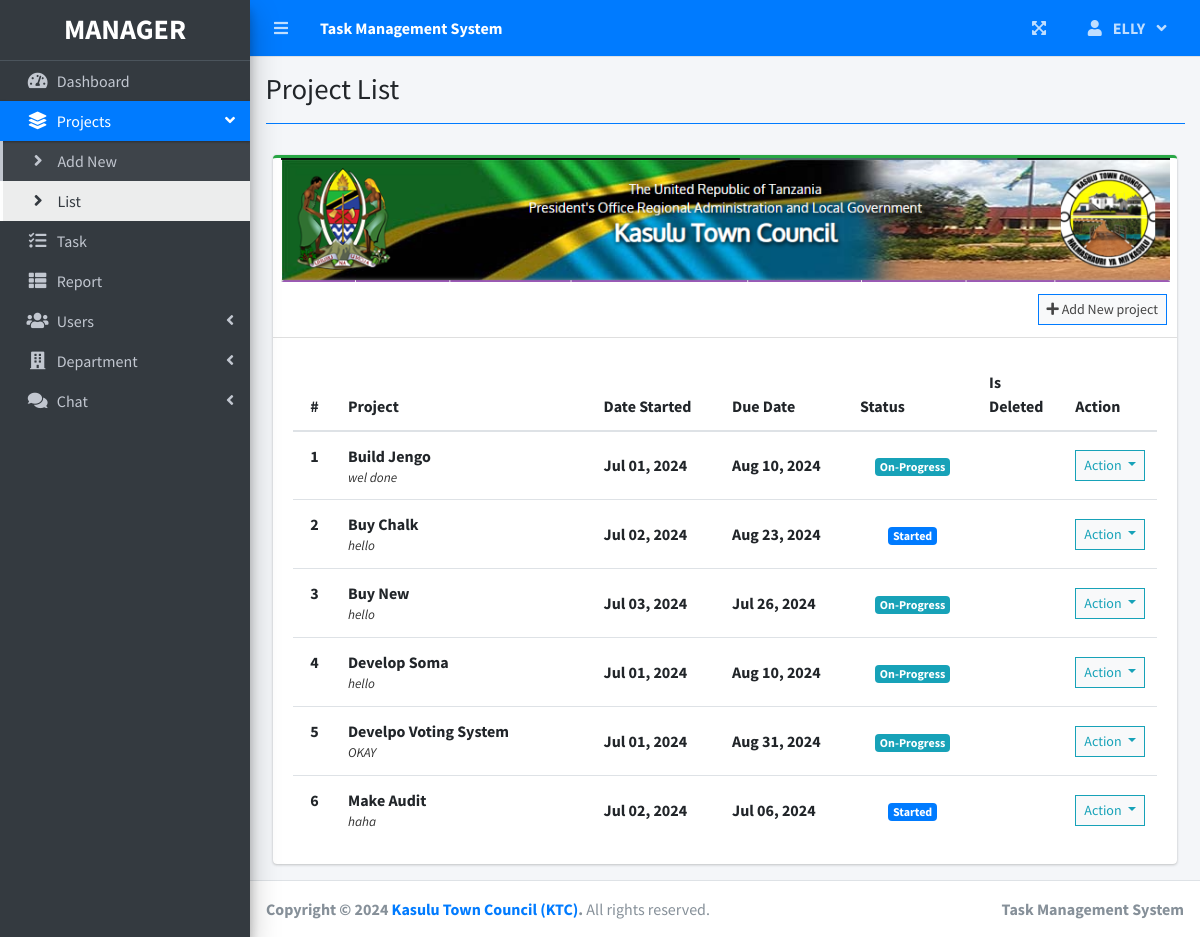
The app's page /index.php?page=project_list (signed in) with its own data.
### tables this page shows
CREATE TABLE `project_list` (
  `id` int(11) NOT NULL,
  `name` varchar(200) NOT NULL,
  `description` text NOT NULL,
  `status` tinyint(4) NOT NULL,
  `start_date` date NOT NULL,
  `end_date` date NOT NULL,
  `manager_id` int(11) NOT NULL,
  `user_ids` text NOT NULL,
  `date_created` datetime NOT NULL DEFAULT current_timestamp()
);

### project_list.php (the view, shortened to what this page needs)
<?php include 'db_connect.php'; ?>
<div class="col-lg-12">
    <div class="card card-outline card-success">
        <div class="col-md-12">
            <img src="assets/img/kasulu.png" alt="kasulu home" width="100%">
        </div>
        <div class="card-header">
            <?php if($_SESSION['login_type'] != 3): ?>
            <div class="card-tools">
                <a class="btn btn-block btn-sm btn-default btn-flat border-primary" href="./index.php?page=new_project"><i class="fa fa-plus"></i> Add New project</a>
            </div>
            <?php endif; ?>
        </div>
        <div class="card-body">
            <table class="table table-hover table-condensed" id="list">
                <colgroup>
                    <col width="5%">
                    <col width="30%">
                    <col width="15%">
                    <col width="15%">
                    <col width="15%">
                    <col width="10%">
                    <?php if($_SESSION['login_type'] == 1):  ?>
                    <col width="10%">
                    <?php endif; ?>
                </colgroup>
                <thead>
                    <tr>
                        <th class="text-center">#</th>
                        <th>Project</th>
                        <th>Date Started</th>
                        <th>Due Date</th>
                        <th>Status</th>
                        <?php if($_SESSION['login_type'] == 1):  ?>
                        <th>Is Deleted</th>
                        <?php endif; ?>
                        <th>Action</th>
                    </tr>
                </thead>
                <tbody>
                    <?php
                    $i = 1;
                    $stat = array("Pending", "Started", "On-Progress", "On-Hold", "Over Due", "Completed");
                    $where = "";
                    $update_status_query = "UPDATE project_list SET status = 4 WHERE status = 0 AND end_date < CURDATE()";
                    $conn->query($update_status_query);
                    $qry = $conn->query("SELECT * FROM project_list $where ORDER BY name ASC");
                    while ($row = $qry->fetch_assoc()):
                        $trans = get_html_translation_table(HTML_ENTITIES, ENT_QUOTES);
                        unset($trans["\""], $trans["<"], $trans[">"], $trans["<h2"]);
                        $desc = strtr(html_entity_decode($row['description']), $trans);
                        $desc = str_replace(array("<li>", "</li>"), array("", ", "), $desc);
                        $tprog = $conn->query("SELECT * FROM task_list WHERE project_id = {$row['id']}")->num_rows;
                        $cprog = $conn->query("SELECT * FROM task_list WHERE project_id = {$row['id']} AND status = 3")->num_rows;
                        $prog = $tprog > 0 ? ($cprog / $tprog) * 100 : 0;
                        $prog = $prog > 0 ? number_format($prog, 2) : $prog;
                        $prod = $conn->query("SELECT * FROM user_productivity WHERE project_id = {$row['id']}")->num_rows;
                        if ($prog == 100) {
                            $row['status'] = 5;
                            $update_completed_status_query = "UPDATE project_list SET status = 5 WHERE id = {$row['id']}";
                            $conn->query($update_completed_status_query);
                        } elseif ($prog > 0 && $prog < 100) {
                            $row['status'] = 2;
                            $update_on_progress_status_query = "UPDATE project_list SET status = 2 WHERE id = {$row['id']}";
                            $conn->query($update_on_progress_status_query);
                        }
                        if ($row['status'] == 0 && strtotime(date('Y-m-d')) >= strtotime($row['start_date'])):
                            if ($prod > 0 || $cprog > 0) {
                                $row['status'] = 2;
                            } else {
                                $row['status'] = 1;
                            }
                        elseif ($row['status'] == 0 && strtotime(date('Y-m-d')) > strtotime($row['end_date'])):
                            $row['status'] = 4;
                        endif;
                    ?>
                    <tr>
                        <th class="text-center"><?php echo $i++ ?></th>
                        <td>
                            <p><b><?php echo ucwords($row['name']) ?></b></p>
                            <p class="truncate"><?php echo strip_tags($desc) ?></p>
                        </td>
                        <td><b><?php echo date("M d, Y", strtotime($row['start_date'])) ?></b></td>
                        <td><b><?php echo date("M d, Y", strtotime($row['end_date'])) ?></b></td>
                        <td class="text-center">
                            <?php
                            if ($stat[$row['status']] == 'Pending') {
                                echo "<span class='badge badge-secondary'>{$stat[$row['status']]}</span>";
                            } elseif ($stat[$row['status']] == 'Started') {
                                echo "<span class='badge badge-primary'>{$stat[$row['status']]}</span>";
                            } elseif ($stat[$row['status']] == 'On-Progress') {
                                echo "<span class='badge badge-info'>{$stat[$row['status']]}</span>";
                            } elseif ($stat[$row['status']] == 'On-Hold') {
                                echo "<span class='badge badge-warning'>{$stat[$row['status']]}</span>";
                            } elseif ($stat[$row['status']] == 'Over Due') {
                                echo "<span class='badge badge-danger'>{$stat[$row['status']]}</span>";
                            } elseif ($stat[$row['status']] == 'Completed') {
                                echo "<span class='badge badge-success'>{$stat[$row['status']]}</span>";
                            }
                            ?>
                        </td>
                        <?php if($_SESSION['login_type'] == 1):  ?>
                        <td class="text-center">
                        </td>
                        <?php endif; ?>
                        <td class="text-center">
                            <?php if ($row['status'] == 3 && $_SESSION['login_type'] != 1):  ?>
                            <button type="button" class="btn btn-default btn-sm btn-flat border-info wave-effect text-info">
                                <i class="fa fa-lock"></i> Actions Disabled
                            </button>
                            <?php else: ?>
                            <button type="button" class="btn btn-default btn-sm btn-flat border-info wave-effect text-info dropdown-toggle" data-toggle="dropdown" aria-expanded="true">
                                Action
                            </button>
                            <?php endif; ?>
                        </td>
                    </tr>
                    <?php endwhile; ?>
                </tbody>
            </table>
        </div>
    </div>
</div>

### project_list.php (style rules this page uses)
table p { margin: unset !important; }
table td { vertical-align: middle !important; }

### records on screen
project_list: name "Build Jengo", description "wel done", start_date "Jul 01, 2024", end_date "Aug 10, 2024", status "On-Progress"
project_list: name "Buy Chalk", description "hello", start_date "Jul 02, 2024", end_date "Aug 23, 2024", status "Started"
project_list: name "Buy New", description "hello", start_date "Jul 03, 2024", end_date "Jul 26, 2024", status "On-Progress"
project_list: name "Develop Soma", description "hello", start_date "Jul 01, 2024", end_date "Aug 10, 2024", status "On-Progress"
project_list: name "Develpo Voting System", description "OKAY", start_date "Jul 01, 2024", end_date "Aug 31, 2024", status "On-Progress"
project_list: name "Make Audit", description "haha", start_date "Jul 02, 2024", end_date "Jul 06, 2024", status "Started"

### other values on screen
$_SESSION['system']['name'] "Task Management System"
$_SESSION['login_firstname'] "ELLY"
$title "Project List"
